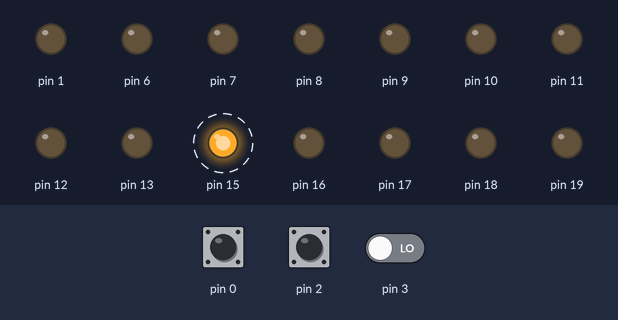
A sketch run on a simulated Arduino Uno, built with avr-gcc and run on an emulated ATmega328P. On the bench: output pins drawn as LEDs (lit = HIGH). Dashed ring = blinking. The test bench sets the inputs (shaded band); at power-on: pin 2 HIGH, pin 0 HIGH, pin 3 LOW.

Above: at 1.2 s.
1.3 s: pin 2 pulled LOW for 1 s
At 1.84 s:
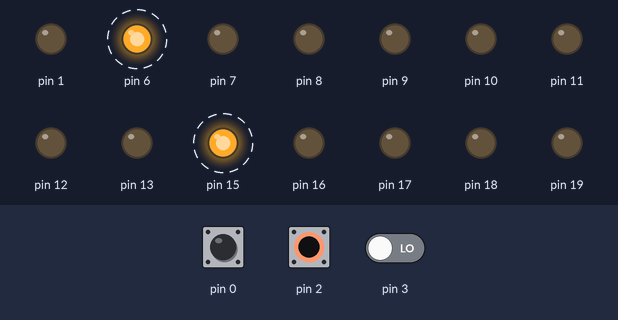
4.3 s: pin 2 pulled LOW for 0.15 s
At 6.8 s:
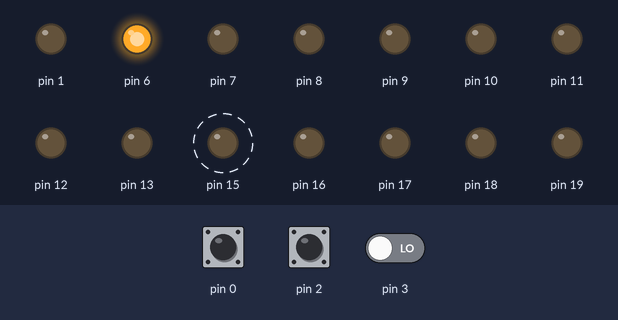
7.3 s: pin 0 pulled LOW for 0.15 s
At 8.0 s:
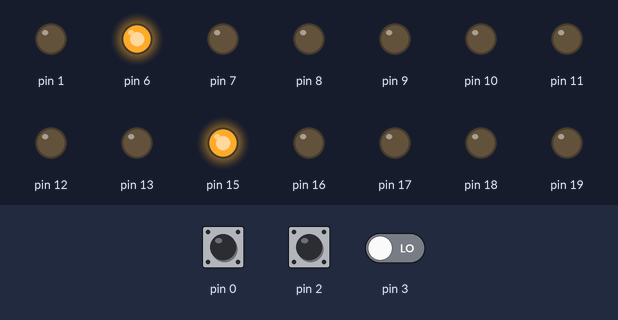
Timing chart, 0 to 10.3 s (numbered marks = the images above; inputs shaded):
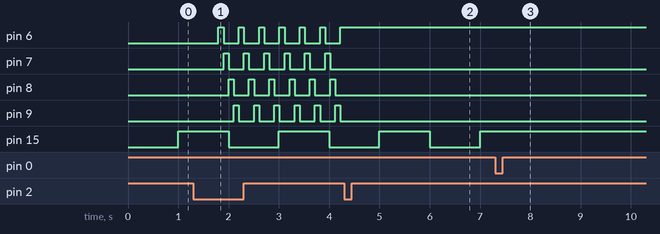

Measured:
- after the input at 1.3 s, pin 6: alternates HIGH for 0.10 s and LOW for 0.30 s, starting after 0.50 s; pin 7: alternates HIGH for 0.10 s and LOW for 0.30 s, starting after 0.60 s; pin 8: alternates HIGH for 0.10 s and LOW for 0.30 s, starting after 0.70 s; pin 9: alternates HIGH for 0.10 s and LOW for 0.30 s, starting after 0.80 s
- after the input at 4.3 s, pin 6: stops changing and stays HIGH; pin 7–9: stops changing and stays LOW
- after the input at 7.3 s, pin 15: stops changing and stays HIGH

The sketch:

Firefighting_Robot.ino
```cpp
//Note : You Should Make the front sensor on a high value > 3V , after rotating the right motor or left motor 2 full rotations (90 degree).
// because that in the reality the robot change its direction too and an empty path are available in front of it.
unsigned long PM=0,previousMillisR=0,previousMillisL=0,previousMillisF=0,previousfire=0;
bool state=false;
int lastStepR=0,lastStepL=0,lastStepF=0,fire=0,RS=0,LS=0;
void setup() {
  pinMode(0,INPUT_PULLUP),pinMode(2,INPUT_PULLUP),pinMode(1,OUTPUT);
  for(int i=3;i<=5;i++)pinMode(i,INPUT);
  for(int i=6;i<=13;i++)pinMode(i,OUTPUT);
  for(int i=15;i<=19;i++)pinMode(i,OUTPUT);
  attachInterrupt(digitalPinToInterrupt(2), FightFire, CHANGE);
}

void loop() {
  unsigned long CM=millis();
    if((CM-PM)>=1000)
    {
      state=!state;
      digitalWrite(15,state);
      PM=millis();
    }
    if(fire == 2 && millis() >= previousfire + 500){
      fire = 1;
    }
    if(fire==1)
    {
      MoveFront();
    }
  else if(!digitalRead(0))
  {

    if(GetDistance(8)<=200)
    {
        if(GetDistance(16)<=200)
        {
            if(GetDistance(32)<=200)
            {
                MoveRight(19,18,17,16);
                MoveLeft(13,12,11,10);
            }
            else if(LS<32)
            {
               MoveLeft(10,11,12,13);
            }
            else{
                 MoveRight(16,17,18,19);
                 MoveLeft(10,11,12,13);
            }
            }
        else if(RS<32)
        {
           MoveRight(16,17,18,19);
        }
        else{
          MoveRight(16,17,18,19);
          MoveLeft(10,11,12,13);
        }
        }
    else
    {
       MoveRight(16,17,18,19);
       MoveLeft(10,11,12,13);
       RS=0;
       LS=0;
    }
  }
}
void MoveLeft(int i, int j ,int k , int m){
  unsigned long CM=millis();
  if(CM - previousMillisL > 100)
    {
    Move(i,j,k,m,lastStepL);
      previousMillisL = CM;
      lastStepL++;
      LS++;
    }
   if(lastStepL>3)
      lastStepL=0;
 }

 void MoveRight(int i, int j ,int k , int m){
  unsigned long CM=millis();
  if(CM - previousMillisR > 100)
    {
      Move(i,j,k,m,lastStepR);
      previousMillisR = CM;
      lastStepR++;
      RS++;
    }
   if(lastStepR>3)
      lastStepR=0;
 }

void MoveFront(){
unsigned long CM=millis();
  if(CM - previousMillisF > 100)
    {
      Move(6,7,8,9,lastStepF);
      previousMillisF = CM;
      lastStepF++;
    }
   if(lastStepF>3)
      lastStepF=0;
}
void Move(int i, int j ,int k , int m,int s)
{
    switch(s)
      {
          case 0:
            digitalWrite(i, HIGH);
            digitalWrite(j, LOW);
            digitalWrite(k, LOW);
            digitalWrite(m, LOW);
            break;
          case 1:
            digitalWrite(i, LOW);
            digitalWrite(j, HIGH);
            digitalWrite(k, LOW);
            digitalWrite(m, LOW);
            break;
          case 2:
            digitalWrite(i, LOW);
            digitalWrite(j, LOW);
            digitalWrite(k, HIGH);
            digitalWrite(m, LOW);
            break;
          case 3:
            digitalWrite(i, LOW);
            digitalWrite(j, LOW);
            digitalWrite(k, LOW);
            digitalWrite(m, HIGH);
            break;
   }
}
int GetDistance(int i){
  unsigned long currentMicros = micros();
  float distance;
  digitalWrite( 1, LOW );
  while(micros()-currentMicros<2);
  digitalWrite( 1, HIGH );
  currentMicros = micros();
  while(micros()-currentMicros<10);
  digitalWrite( 1, LOW );
  int duration;
  int counter = 0;
  while(  --counter!=0  )
  {
  if( PIND & i )
  {
    currentMicros = micros();
    break;
  }
  }
  while( --counter!=0 )
  {
  if( (PIND & i)==0 )
  {
    duration = micros()-currentMicros;
    break;
  }
  }
  distance = ( duration/2 ) * 0.0344;

   return distance;
}

void FightFire(){
  if(digitalRead(2) == LOW){
   if(!fire ){
      previousfire = millis();
      fire = 2;
    }
    else{
      fire = 0;
    }
  }
  else{
    if(fire == 2 && millis() < previousfire + 500){
      fire = 0;
    }
  }
}
```
